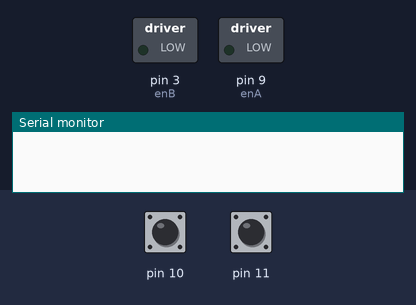
Recording of a program running on a simulated Arduino Uno, built with avr-gcc and run on an emulated ATmega328P. Parts: switched loads named in the program (green lamp = pin HIGH), the last lines printed to the serial monitor. Inputs (shaded band) come from the test bench; at power-on: pin 10 LOW, pin 11 LOW.

Above: at 1.2 s.
1.3 s: pin 10 pulsed HIGH 2 times (0.12 s each, 0.3 s apart)
At 4.6 s:
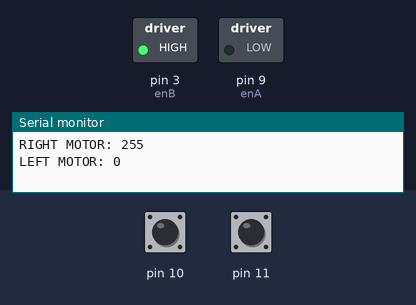
4.9 s: pin 11 pulsed HIGH 5 times (0.12 s each, 0.3 s apart)
At 6.7 s:
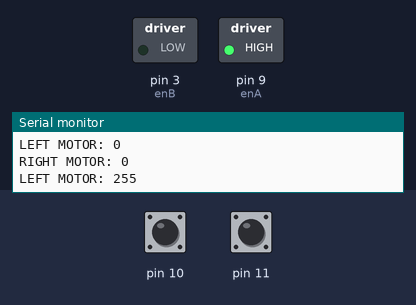
Timing chart, 0 to 11.4 s (numbered marks = the images above; inputs shaded):
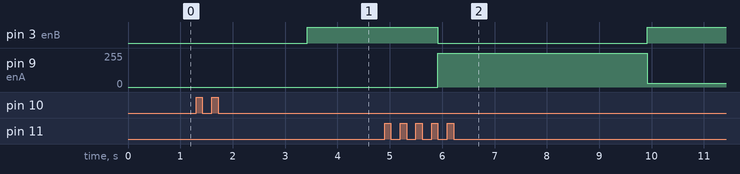

The program:

main.cpp
```cpp
#include <Arduino.h>

#define SERIAL_DEBUG

int RightMotor = 0;
int LeftMotor = 0;
int SpeedValue = 0;

//int ch1;
//int ch2;
//int ch3;
//int ch4;

// Двигатель A
int enA = 9;
int in1 = 8;
int in2 = 7;
// Двигатель B
int enB = 3;
int in3 = 5;
int in4 = 4;

int m1 = 0;
int m2 = 0;

void setup() {

  Serial.begin(57600);
  pinMode(11, INPUT);
  pinMode(10, INPUT);
  /*
  pinMode(9, INPUT);
  pinMode(6, INPUT);
  */
  /*
  pinMode(enA, OUTPUT);
  pinMode(enB, OUTPUT);
  pinMode(in1, OUTPUT);
  pinMode(in2, OUTPUT);
  pinMode(in3, OUTPUT);
  pinMode(in4, OUTPUT);
  digitalWrite(in1, LOW);
  digitalWrite(in2, LOW);
  digitalWrite(in3, LOW);
  digitalWrite(in4, LOW);
  */
  digitalWrite(in1,LOW);
  digitalWrite(in2,LOW);
  digitalWrite(in3,LOW);
  digitalWrite(in4,LOW);
}


void loop() {
    //SpeedValue = map(pulseIn(10, HIGH), 1100, 1900, 0, 255);
    SpeedValue = pulseIn(10, HIGH);
    if (SpeedValue > 1500) {
      m1 = map(pulseIn(10, HIGH), 1500, 1900, 0, 255);
      if (m1 >= 255) {
        m1 = 255;
      } else if (m1 <= 30) {
        m1 = 0;
      }
      m2 = 0;
    digitalWrite(in1,LOW);
    digitalWrite(in2,HIGH);
    digitalWrite(in3,LOW);
    digitalWrite(in4,HIGH);
    } else {
      m1 = 0;
      m2 = map(pulseIn(10, HIGH), 1100, 1500, 255, 0);
      if (m2 >= 255) {
        m2 = 255;
      } else if (m2 <= 30) {
        m2 = 0;
      }
    digitalWrite(in1,HIGH);
    digitalWrite(in2,LOW);
    digitalWrite(in3,HIGH);
    digitalWrite(in4,LOW);
    }
    //SpeedValue = map(pulseIn(10, HIGH), 1025, 1900, 0, 255);
// Serial.print("forward: ");
 //Serial.println(m1);
 //Serial.print("back: ");
 //Serial.println(m2);

  RightMotor = (m1 + m2) - map(pulseIn(11, HIGH), 1100, 1900, -70, 70);
  LeftMotor = (m1 + m2) - map(pulseIn(11, HIGH), 1000, 1900, +70, -70);
  if (RightMotor >= 255) {
    RightMotor = 255;
  } else if (RightMotor <= 0) {
    RightMotor = 0;
  }
  if (LeftMotor >= 255) {
    LeftMotor = 255;
  } else if (LeftMotor < 0) {
    LeftMotor = 0;
  }

#ifdef SERIAL_DEBUG
  Serial.print("RIGHT MOTOR: ");
  Serial.println(RightMotor);
  Serial.print("LEFT MOTOR: ");
  Serial.println(LeftMotor);
#endif
//delay(500);
//if(RightMotor < 0){
 // RightMotor = 0;
//}
//if(LeftMotor < 0){
 // LeftMotor = 0;
//}
analogWrite(enA, LeftMotor);
analogWrite(enB, RightMotor);
//delay(500);

  // Установка двигателя A и B на максимальную скорость (0 ... 255)
  //analogWrite(enA, 255);
  //analogWrite(enB, 255);
// Вращение двигателем A и B вперед
 // digitalWrite(in1, HIGH);
 //digitalWrite(in2, LOW);
  //digitalWrite(in3, HIGH);
 //digitalWrite(in4, LOW);
 //delay(2000);
// Вращение двигателем A и B назад
 // digitalWrite(in1, LOW);
//  digitalWrite(in2, HIGH);
//  digitalWrite(in3, LOW);
 // digitalWrite(in4, HIGH);
//  delay(2000);
// Отключение мотора A и B
  //digitalWrite(in1, LOW);
 // digitalWrite(in2, LOW);
 // digitalWrite(in3, LOW);
 // digitalWrite(in4, LOW);
/*
 ch1 = map(pulseIn(11, HIGH), 1100, 1900, 0, 255);
  ch1 = pulseIn(11, HIGH);
  ch2 = pulseIn(10, HIGH, 2000); //, -70, 70);
  ch2 = pulseIn(10, HIGH);
  */
  /*
//  ch3 = pulseIn(9, HIGH, 2000); //, -70, 70);
  ch3 = pulseIn(9, HIGH);
//  ch4 = pulseIn(6, HIGH, 2000); //, -70, 70);
  ch4 = pulseIn(6, HIGH);

*/
/*
  Serial.print("ch1: ");
  Serial.print(ch1);
  Serial.println("");
  Serial.print("ch3: ");
  Serial.print(ch2);
  Serial.println("");
  */
 /* Serial.print("ch3: ");
  Serial.print(ch3);
  Serial.println("");
  Serial.print("ch4: ");
  Serial.print(ch4);
  Serial.println("");
  delay(500);
  */
}
```

Measured:
- after the input at 1.3 s, pin 3 (enB): LOW → HIGH after 2.1 s instead of 2.7 s; pin 9 (enA): stays 0/255 (without the input it goes to 30/255 after 2.7 s)
- after the input at 4.9 s, pin 3 (enB): HIGH → LOW after 1.0 s, → HIGH 4.0 s later; pin 9 (enA): 0/255 → 255/255 after 1.0 s, → 30/255 4.0 s later
